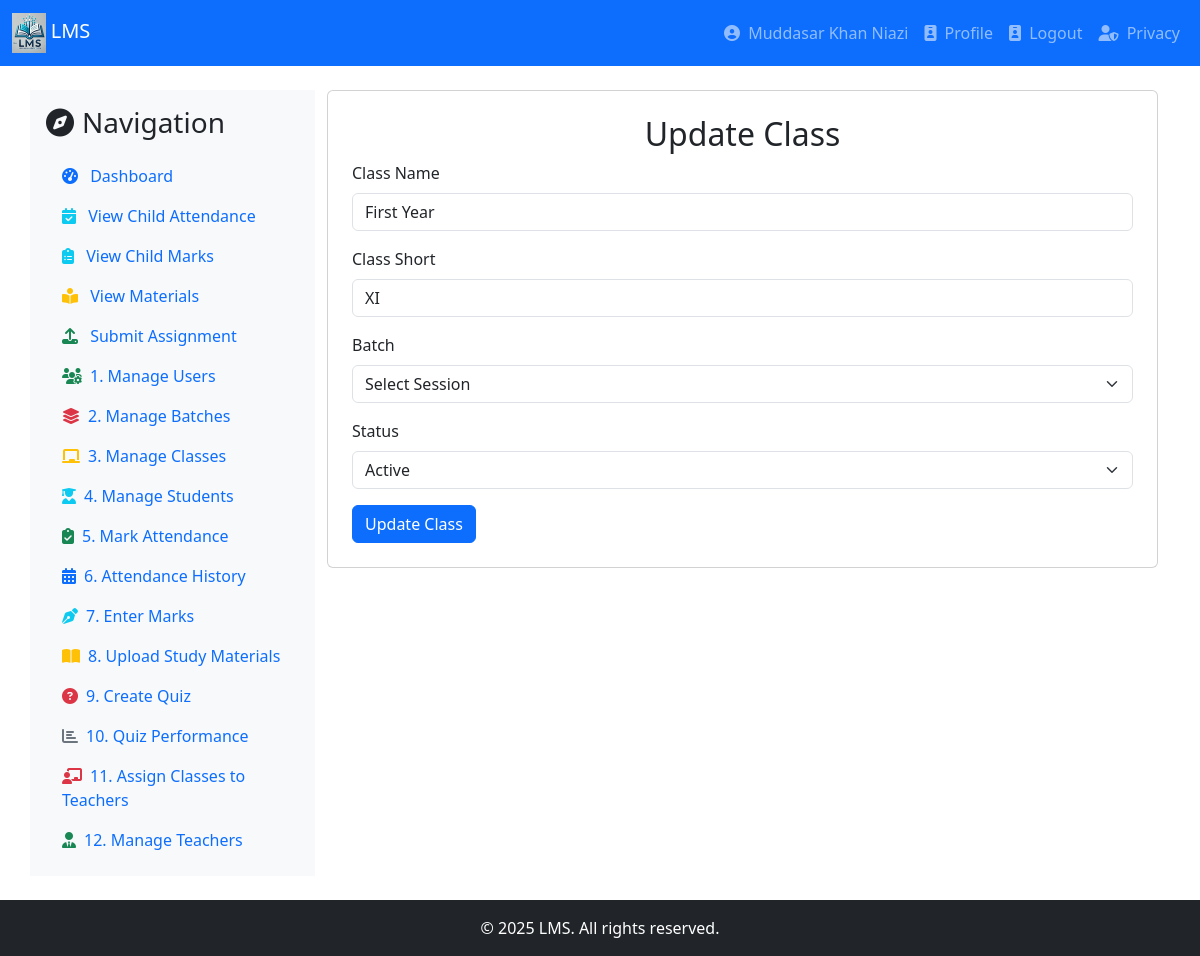
Screenshot of /class.php?id=1 (signed in) with the database file from the repository.
### tables this page shows
CREATE TABLE `classes` (
  `CID` int(11) NOT NULL,
  `class_name` varchar(256) NOT NULL,
  `class_short` varchar(12) NOT NULL,
  `class_status` enum('active','inactive','deleted') NOT NULL DEFAULT 'active',
  `session_id` int(11) DEFAULT NULL
);

### class.php (the view, shortened to what this page needs)
<?php
include 'db.php';
$class_name = $class_short = $class_status = "";
$update = false;
if (isset($_GET['id'])) {
    $CID = $_GET['id'];
    $stmt = $conn->prepare("SELECT * FROM classes WHERE CID = ?");
    $stmt->bind_param("i", $CID);
    $stmt->execute();
    $result = $stmt->get_result();
    $row = $result->fetch_assoc();
    $class_name = $row['class_name'];
    $class_short = $row['class_short'];
    $class_status = $row['class_status'];
    $update = true;
}
include 'header.php';
include 'navigation.php';
?>
<div class="container mt-4">
    <div class="row">
        <div class="col-md-3 bg-light p-3">
            <?php include 'leftbar.php'; ?>
        </div>
        <div class="col-md-9">
            <div class="card p-4">
                <h2 class="text-center">
 	<?= $update ? 'Update Class' : 'Add Class' ?></h2>
    <form method="POST" action="">
        <div class="mb-3">
            <label for="class_name" class="form-label">Class Name</label>
            <input type="text" class="form-control" id="class_name" name="class_name" value="<?= htmlspecialchars($class_name) ?>" required>
        </div>
        <div class="mb-3">
            <label for="class_short" class="form-label">Class Short</label>
            <input type="text" class="form-control" id="class_short" name="class_short" value="<?= htmlspecialchars($class_short) ?>" required>
        </div>
 <div class="mb-3">
            <label for="session_id" class="form-label">Batch</label>
							<select name="session_id" id="session_id" required class="form-select" >
    <option value="">Select Session</option>
</select>
	 </div>
        <div class="mb-3">
            <label for="class_status" class="form-label">Status</label>
            <select class="form-select" id="class_status" name="class_status">
                <option value="active" <?= $class_status == 'active' ? 'selected' : '' ?>>Active</option>
             </select>
        </div>
        <button type="submit" class="btn btn-primary"><?= $update ? 'Update' : 'Add' ?> Class</button>
    </form>
            </div>
        </div>
    </div>
</div>
<?php include 'footer.php'; ?>

### rows the page displays
classes: class_name "First Year", class_short "XI", class_status "Active"

### other values shown
$_SESSION['uname'] "Muddasar Khan Niazi"
